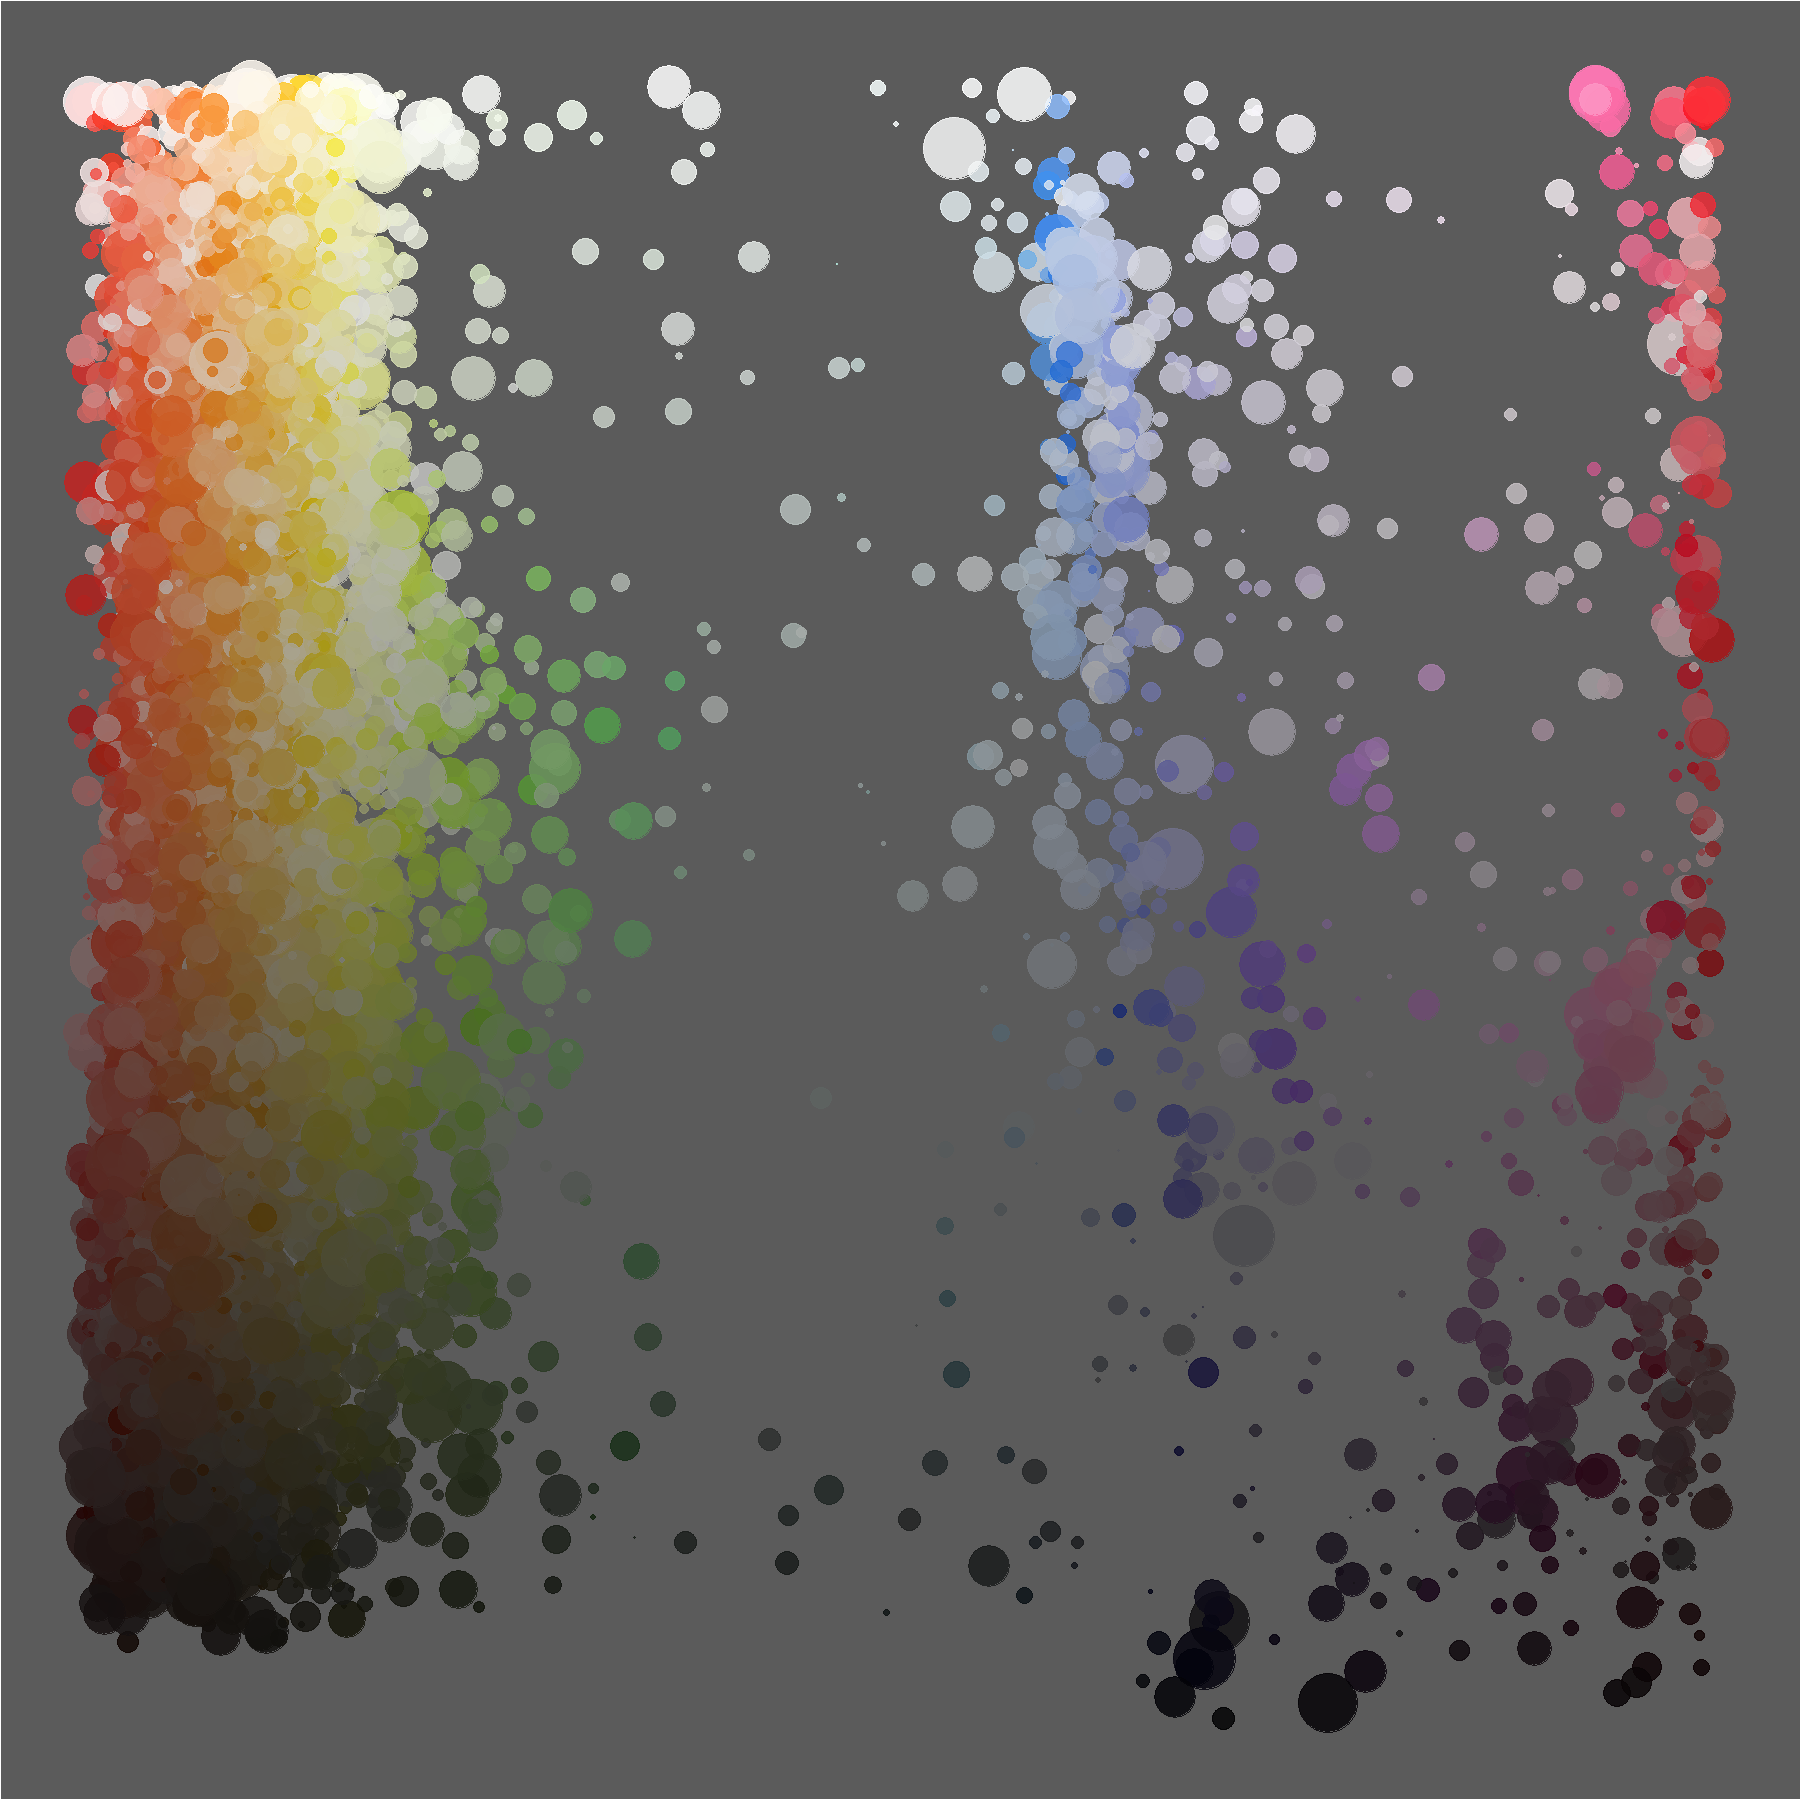

Generate this figure with R:
source('image_functions.R')
library(tweenr)

botero_files <-
    list.files('botero/', full.names = TRUE)

botero_df <-
    botero_files %>%
    map(~ process_image(img_file = ., new_size = 100, clust_num = 100)) %>%
    bind_rows()

png('botero_example.png', width = 1800, height = 1800)

set.seed(13)

botero_df %>%
    filter(perc < (mean(perc) + 3 * sd(perc))) %>%
    sample_n(10000) %>%
    ggplot(aes(x = h, y = v)) +
    geom_point(aes(size = perc, col = hex), alpha = .85) +
    scale_colour_identity() +
    #scale_size(range = c(0, 6)) +
    scale_radius(range = c(0, 30)) +
    #scale_size(range = c(0, 10)) +
    theme_void() +
    theme(legend.position = 'none') +
    theme(plot.background = element_rect(fill = '#5B5B5B')) +
    xlim(c(0, 1))

dev.off()
